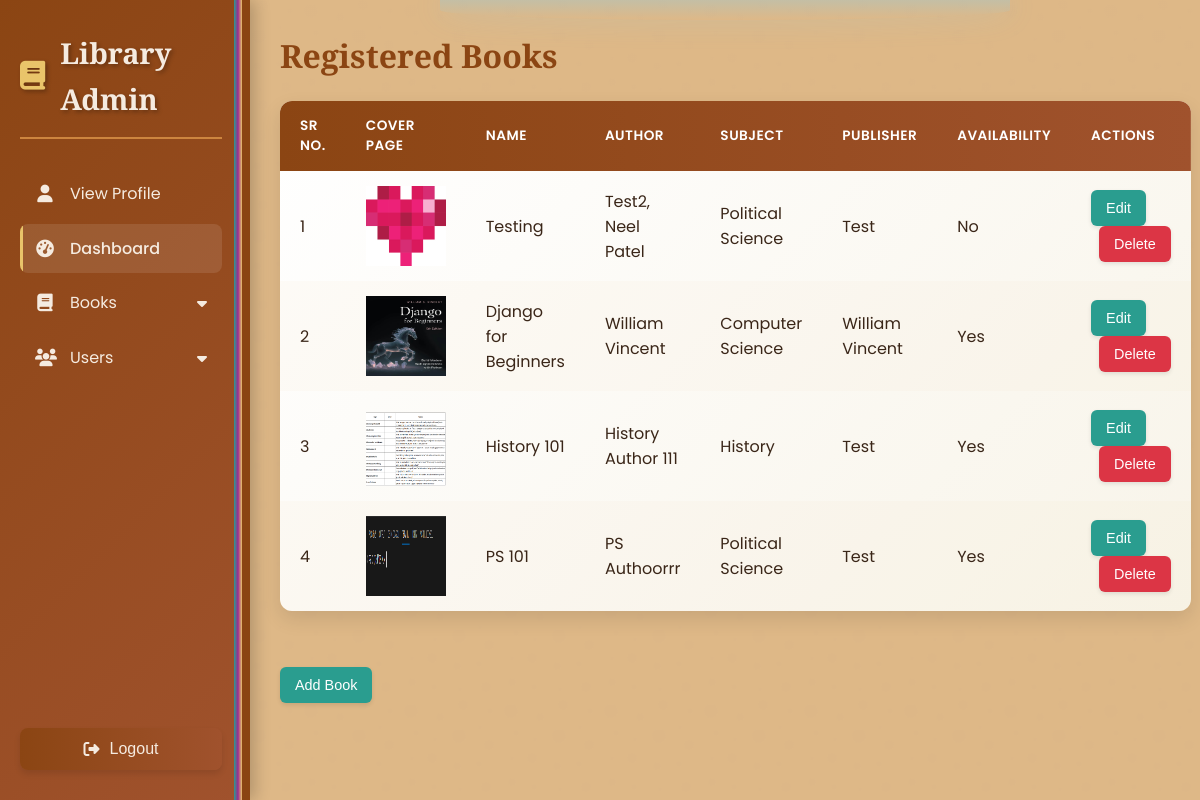
The page /delbook/2 (signed in) on the database its author committed.
### Books/models.py (models this page shows, shortened)
class BookDetail(models.Model):
    sub = models.ForeignKey(Subject, on_delete=models.CASCADE, verbose_name='Subject Name')
    title = models.CharField(verbose_name='Title of the Book', max_length=50, null=True)
    author = models.ManyToManyField(Author)
    pub = models.CharField(verbose_name='Publsiher\'s Name', max_length=50, null=True)
    avail = models.BooleanField(verbose_name='Availability', null=True)
    coverp = models.ImageField(verbose_name='Cover Page', upload_to='cover_pages/')

class Author(models.Model):
    sub = models.ForeignKey(Subject, on_delete=models.CASCADE, verbose_name='Subject Name')
    name = models.CharField(max_length=50, verbose_name='Author\'s Name', unique=True)

class Subject(models.Model):
    sub = models.CharField(max_length=50, verbose_name='Subject Name', unique=True)
    def __str__(self):
        return self.sub

### Books/views.py (the view)
# urls.py: path('delbook/<int:id>', delbook, name='delbook'),
def delbook(request, id):
    if request.user.is_authenticated and request.user.is_superuser:
        b = BookDetail.objects.get(id=id)
        books = BookDetail.objects.all()
        cur_sub = b.sub
        s = Subject.objects.get(sub = cur_sub)
        auth = ','.join([author.name for author in b.author.all()])
        if request.method == "POST":
            messages.info(request, f"Book {b.title} by {auth} has been deleted!")
            b.delete()
            return redirect('viewsubbooks', s.id)
        return render(request, 'home/vbooks.html', {'books': books})
    else:
        messages.info(request, 'Enter the Admin Credentials to view Admin Panel!')
        return redirect('signin')

### templates/home/vbooks.html (shortened to what this page needs)
{% extends 'home/lms.html' %}
{% block body %}
{% if books %}
    <h1>Registered Books</h1>
    <table>
            <thead>
                <tr>
                    <th>Sr No.</th>
                    <th>Cover Page</th>
                    <th>Name</th>
                    <th>Author</th>
                    <th>Subject</th>
                    <th>Publisher</th>
                    <th>Availability</th>
                    <th>Actions</th>
                </tr>
            </thead>
            <tbody>
                {% for book in books %}
                <tr>
                    <td>{{forloop.counter}}</td>
                    <td data-label="CP"><img src="{{book.coverp.url}}" style="width:80px; height: 80px"></td>
                    <td data-label="Name">{{book.title}}</td>
                    <td data-label="Author">
                        {% for author in book.author.all %}
                            {{ author.name }}{% if not forloop.last %}, {% endif %}
                        {% endfor %}
                    </td>
                    <td data-label="Subject">{{book.sub}}</td>
                    <td data-label="Pub">{{book.pub}}</td>
                    {% if book.avail %}
                        <td data-label="Avail">Yes</td>
                    {% else %}
                        <td data-label="Avail">No</td>
                    {% endif %}
                    <td data-label="Actions">
                        <button class="edit-btn" onclick="window.location.href='{% url 'editbook' book.id %}'">Edit</button>
                        <form method="post" action="{% url 'delbook' book.id %}" style="display: inline;">
                            <button class="delete-btn">Delete</button>
                        </form>
                    </td>
                </tr>
                {% endfor %}
            </tbody>
        </table>
        <br>
        <button class="edit-btn" onclick="window.location.href='{% url 'addbook' %}'">Add Book</button>
{% else %}
    <h1>No registered books</h1>
    <button class="edit-btn" onclick="window.location.href='{% url 'addbook' %}'">Add Book</button>
{% endif %}
{% endblock %}

### templates/home/lms.html (shortened to what this page needs)
{% load static %}
<html lang="en">
<head>
    <link rel="stylesheet" href="https://cdnjs.cloudflare.com/ajax/libs/font-awesome/6.4.0/css/all.min.css">
</head>
<body>
    <div class="sidebar" id="sidebar">
        <div class="book-spine"></div>
        <h1><i class="fas fa-book"></i> Library Admin</h1>
        <nav>
            <ul>
                <li><a href="{% url 'profile' %}"><i class="fas fa-user"></i> View Profile</a></li>
                <li><a href="{% url 'homeadmin' %}" class="active"><i class="fas fa-tachometer-alt"></i> Dashboard</a></li>
                <li>
                    <a href="#" data-dropdown="books"><i class="fas fa-book"></i> Books <i class="fa-solid fa-caret-down"></i></a>
                </li>
                <li>
                    <a href="#" data-dropdown="users"><i class="fas fa-users"></i> Users <i class="fa-solid fa-caret-down"></i></a>
                </li>
            </ul>
        </nav>
        <button class="logout" onclick="window.location.href='{% url 'signout' %}'">
            <i class="fas fa-sign-out-alt"></i> Logout
        </button>
    </div>
    <div class="main-content">
        <div class="skylight"></div>
        {% block body %}{% endblock %}
    </div>
</body>
</html>

### rows shown on the page
BookDetail: coverp (picture), title "Testing", sub "Political Science", pub "Test", avail "No"
Author: name "Test2"
Author: name "Neel Patel"
BookDetail: coverp (picture), title "Django for Beginners", sub "Computer Science", pub "William Vincent", avail "Yes"
Author: name "William Vincent"
BookDetail: coverp (picture), title "History 101", sub "History", pub "Test", avail "Yes"
Author: name "History Author 111"
BookDetail: coverp (picture), title "PS 101", sub "Political Science", pub "Test", avail "Yes"
Author: name "PS Authoorrr"
